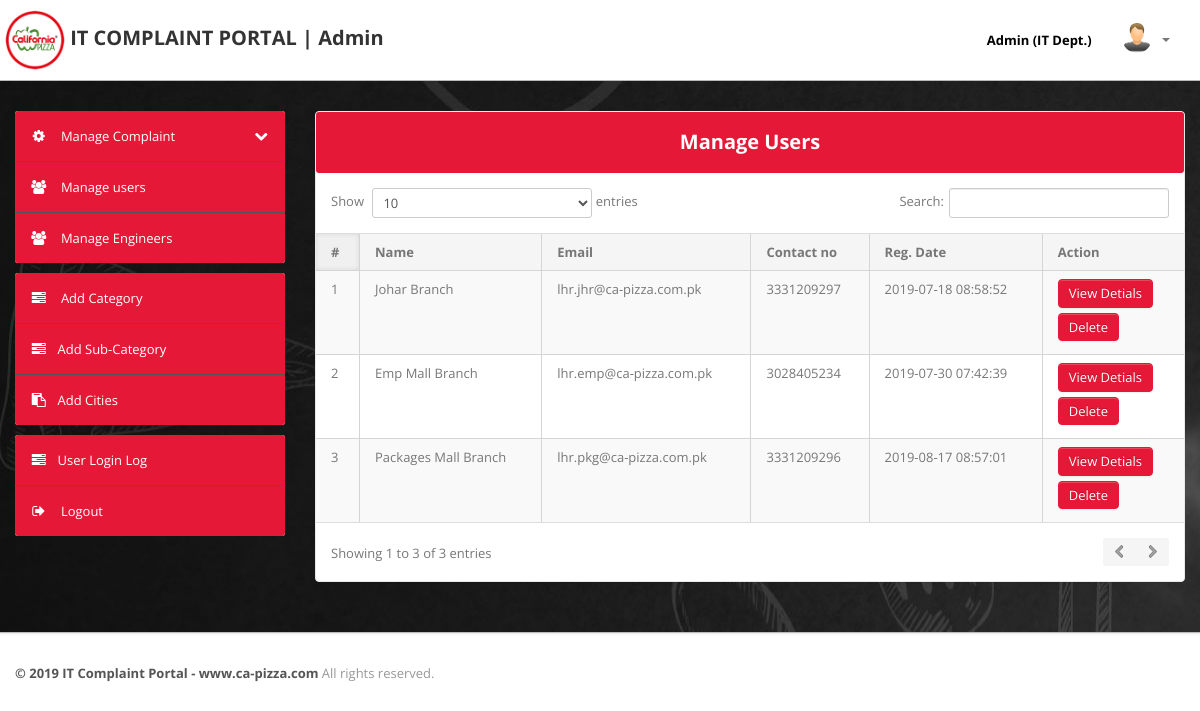
The page /admin/manage-users.php (signed in) on the database its author committed.
### tables this page shows
CREATE TABLE `users` (
  `id` int(11) NOT NULL,
  `fullName` varchar(255) DEFAULT NULL,
  `userEmail` varchar(255) DEFAULT NULL,
  `password` varchar(255) DEFAULT NULL,
  `contactNo` bigint(11) DEFAULT NULL,
  `address` tinytext DEFAULT NULL,
  `State` varchar(255) DEFAULT NULL,
  `country` varchar(255) DEFAULT NULL,
  `pincode` int(6) DEFAULT NULL,
  `userImage` varchar(255) DEFAULT NULL,
  `regDate` timestamp NOT NULL DEFAULT current_timestamp(),
  `updationDate` timestamp NULL DEFAULT '0000-00-00 00:00:00' ON UPDATE current_timestamp(),
  `status` int(1) DEFAULT NULL
);

### admin/manage-users.php (the view, shortened to what this page needs)
<?php
include('include/config.php');
if(strlen($_SESSION['alogin'])==0)
	{
header('location:index.php');
}
else{
?>
<!DOCTYPE html>
<html lang="en">
<head>
	<link type="text/css" href="bootstrap/css/bootstrap.min.css" rel="stylesheet">
	<link type="text/css" href="bootstrap/css/bootstrap-responsive.min.css" rel="stylesheet">
	<link type="text/css" href="css/theme.css" rel="stylesheet">
	<link type="text/css" href="images/icons/css/font-awesome.css" rel="stylesheet">
</head>
<body oncontextmenu="return false;">
<?php include('include/header.php');?>
	<div class="wrapper">
		<div class="container">
			<div class="row">
<?php include('include/sidebar.php');?>
			<div class="span9">
					<div class="content">
	<div class="module">
							<div class="module-head">
								<h3>Manage Users</h3>
							</div>
							<div class="module-body table">
								<table cellpadding="0" cellspacing="0" border="0" class="datatable-1 table table-bordered table-striped	 display" width="100%">
									<thead>
										<tr>
											<th>#</th>
											<th> Name</th>
											<th>Email </th>
											<th>Contact no</th>
											<th>Reg. Date </th>
											<th>Action</th>
										</tr>
									</thead>
									<tbody>
<?php $query=mysqli_query($con,"select * from users");
$cnt=1;
while($row=mysqli_fetch_array($query))
{
?>
										<tr>
											<td><?php echo htmlentities($cnt);?></td>
											<td><?php echo htmlentities($row['fullName']);?></td>
											<td><?php echo htmlentities($row['userEmail']);?></td>
											<td> <?php echo htmlentities($row['contactNo']);?></td>
											<td><?php echo htmlentities($row['regDate']);?></td>
<td><a href="javascript:void(0);" onClick="popUpWindow('http://localhost/cms/admin/userprofile.php?uid=<?php echo htmlentities($row['id']);?>');" title="View Details">
<button type="button" class="btn btn-primary">View Detials</button>
											</a>
<a href="manage-users.php?uid=<?php echo htmlentities($row['id']);?>&&action=del" title="Delete" onClick="return confirm('Do you really want to delete ?')">
<button type="button" class="btn btn-danger">Delete</button></a>
										</td>
										<?php $cnt=$cnt+1; } ?>
								</table>
							</div>
						</div>
					</div>
				</div>
			</div>
		</div>
	</div>
<?php include('include/footer.php');?>
</body>
<?php } ?>

### rows shown on the page
users: fullName "Johar Branch", userEmail "lhr.jhr@ca-pizza.com.pk", contactNo "3331209297", regDate "2019-07-18 08:58:52"
users: fullName "Emp Mall Branch", userEmail "lhr.emp@ca-pizza.com.pk", contactNo "3028405234", regDate "2019-07-30 07:42:39"
users: fullName "Packages Mall Branch", userEmail "lhr.pkg@ca-pizza.com.pk", contactNo "3331209296", regDate "2019-08-17 08:57:01"
